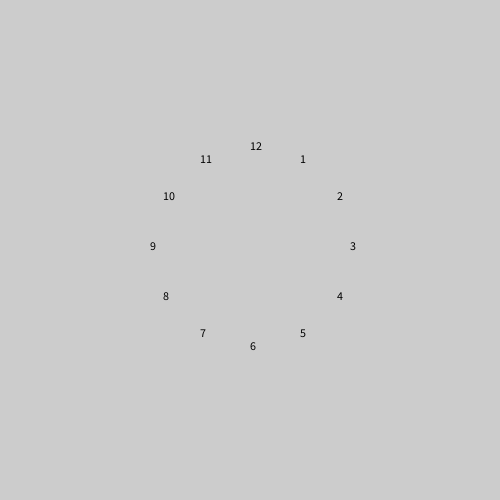
Frame 1 (no input)
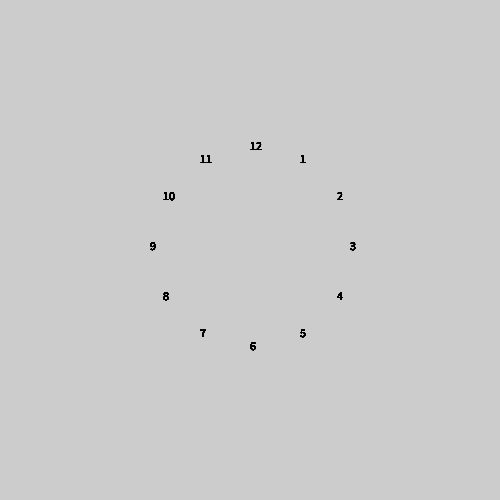
Frame 60 (the mouse pressed at the canvas centre just before this capture)
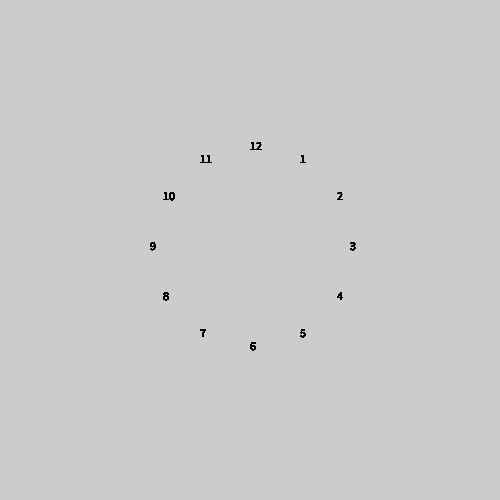
Frame 120 (the mouse held since frame 60 and released just before this capture)

The Processing sketch that drew these frames (run headless with seeded random() and noise(); from frame 60 on, the mouse is pressed at the canvas centre):

// Processing sketch: Lab5_solution
// ── Lab5_solution.pde
void setup()
{
  size(500, 500);
  cx = width / 2;
  cy = height / 2;
}

float cx, cy;

void draw()
{

  // Flag
//  boolean dark = true;
//  int rows = 20, cols = 20;
//  float cellW, cellH;
//  cellW = width / cols;
//  cellH = height / rows;
//
//  for (int y = 0 ; y < height ; y += cellH)
//  {
//    for(int x = 0 ; x < width ; x += cellW)
//    {
//      if (dark)
//      {
//        fill(0, 0, 255);
//      }
//      else
//      {
//        fill(0, 0, 128);
//      }
//      rect(x, y, cellW, cellH);
//      dark = ! dark;
//    }
//    dark = ! dark;
//  }

  // Boxes
//  float boxHeight = 30;
//  float boxWidth = 100;
//  for (float i = 0 ; i < 5 ; i ++)
//  {
//    float y = boxHeight + ( i * boxHeight);
//    float x = cx - (boxWidth / 2);
//    rect(x, y, boxWidth, boxHeight);
//    boxWidth -= 20;
//  }

  // Clock
  fill(0);
  float thetaInc = TWO_PI / 12;
  float radius = 100;
  for (int i = 1 ; i <= 12 ; i ++)
  {

    float theta = i * thetaInc;
    float x = cx + sin(theta) * radius;
    float y = cy - cos(theta) * radius;

    text((i), x, y);
  }



  // Flowers
//  float petals = 10;
//  thetaInc = TWO_PI / petals;
//
//  radius = 100;
//  noStroke();
//  fill(0, 0, 255);
//  ellipse(cx, cy, radius * 2, radius * 2);
//  for (float i = 0 ; i < petals ; i ++)
//  {
//
//    float theta = i * thetaInc;
//    float x = cx + sin(theta) * radius;
//    float y = cy + cos(theta) * radius;
//    fill(255, 0, 0);
//    ellipse(x, y, 70, 70);
//  }
//
//
//  // Lines
//  stroke(0);
//  for (int x = 0 ; x <= width ; x += 20)
//  {
//    line (x, 0, width - x, height);
//  }
//
//  for (int y = 0 ; y <= height ; y += 20)
//  {
//    line (0, y, width, height - y);
//  }
//
//  // Circles
//  float numCircles = 10;
//  float cw = width / numCircles;
//  for(int i = 0 ; i < numCircles ; i ++)
//  {
//    float x = i * cw + (cw / 2);
//    ellipse(x, 200, cw, cw);
//  }
//
//


}
